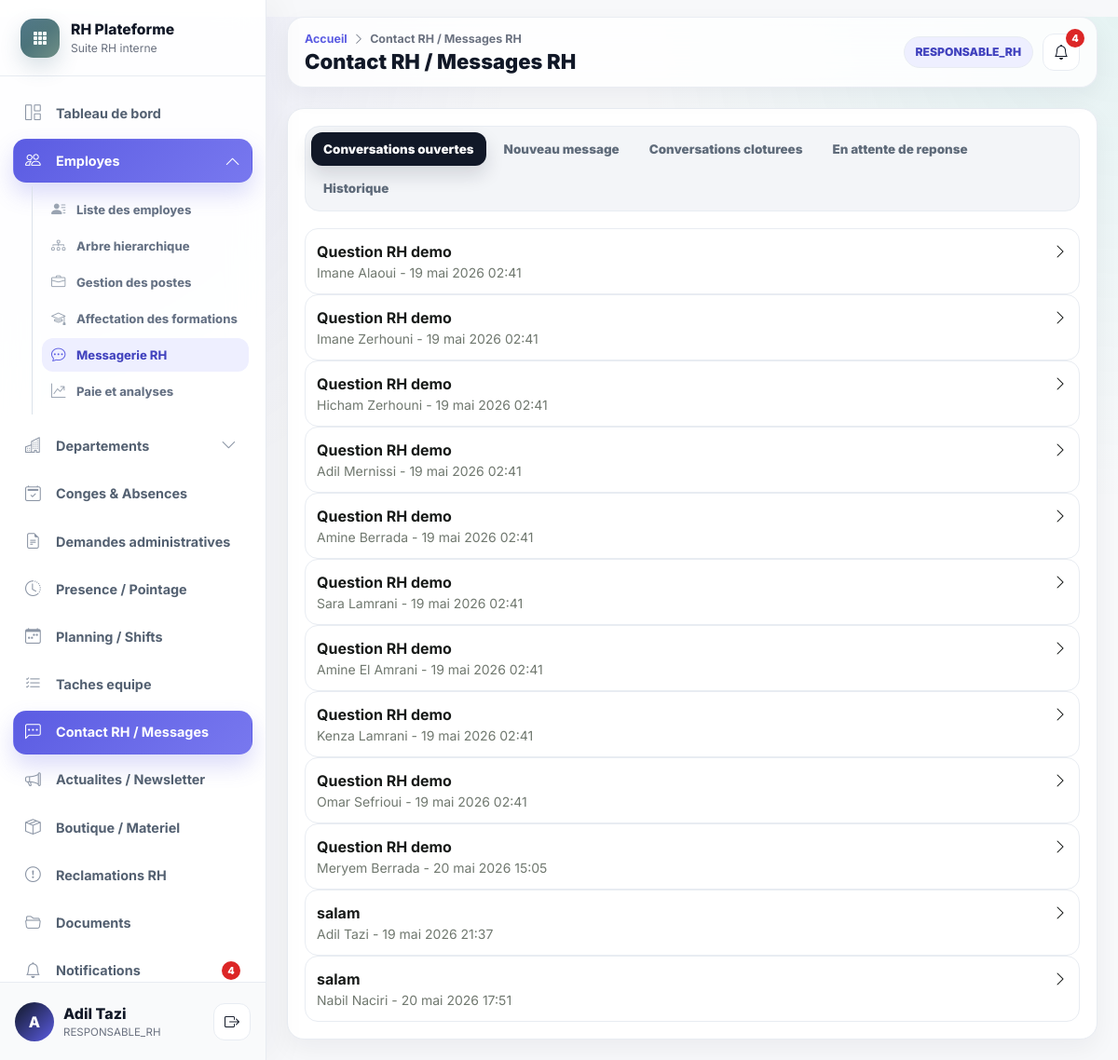
The page /messages-rh (signed in) on the database its author committed.
### accounts/models.py (models this page shows, shortened)
class UtilisateurProfile(models.Model):
    user = models.OneToOneField(settings.AUTH_USER_MODEL, on_delete=models.CASCADE, related_name="profile")
    role = models.CharField(max_length=40, choices=Role.choices)
    actif = models.BooleanField(default=True)
    employe = models.OneToOneField(
        "hr.Employe",
        on_delete=models.SET_NULL,
        null=True,
        blank=True,
        related_name="utilisateur_profile",
    )
    class Meta:
        verbose_name = "Utilisateur"
        verbose_name_plural = "Utilisateurs"

### hr/models.py (models this page shows, shortened)
class Employe(models.Model):
    matricule = models.CharField(max_length=100, unique=True)
    nom = models.CharField(max_length=255)
    prenom = models.CharField(max_length=255)
    email = models.EmailField()
    telephone = models.CharField(max_length=80, blank=True)
    date_naissance = models.DateField(null=True, blank=True)
    date_embauche = models.DateField()
    adresse = models.TextField(blank=True)
    photo = models.ImageField(upload_to="uploads/photos/", null=True, blank=True)
    departement = models.ForeignKey(Departement, on_delete=models.SET_NULL, null=True, blank=True, related_name="employes")
    service = models.ForeignKey(Service, on_delete=models.SET_NULL, null=True, blank=True, related_name="employes")
    poste = models.ForeignKey(Poste, on_delete=models.SET_NULL, null=True, blank=True, related_name="employes")
    responsable = models.ForeignKey("self", on_delete=models.SET_NULL, null=True, blank=True, related_name="collaborateurs")
    localisation = models.CharField(max_length=255, blank=True, default="Casablanca")
    actif = models.BooleanField(default=True)
    created_at = models.DateTimeField(auto_now_add=True)
    updated_at = models.DateTimeField(auto_now=True)
    class Meta:
        ordering = ["nom", "prenom"]
    @property
    def nom_complet(self):
        return f"{self.prenom or ''} {self.nom or ''}".strip()

class ConversationRH(models.Model):
    STATUTS = [("ouverte", "Ouverte"), ("en_attente", "En attente"), ("cloturee", "Cloturee")]
    sujet = models.CharField(max_length=255)
    employe = models.ForeignKey(Employe, on_delete=models.CASCADE, related_name="conversations_rh")
    responsable_rh = models.ForeignKey("accounts.UtilisateurProfile", on_delete=models.SET_NULL, null=True, blank=True)
    statut = models.CharField(max_length=30, choices=STATUTS, default="ouverte")
    date_creation = models.DateTimeField(default=timezone.now)
    date_derniere_reponse = models.DateTimeField(default=timezone.now)

### hr/views.py (the view)
# urls.py: path("messages-rh", views.rh_messages, name="rh_messages"),
@login_required
def rh_messages(request):
    user_profile = profile(request)
    return render(request, "messages_rh/list.html", {"page_title": "Contact RH / Messages RH", "conversations": conversations_for_profile(user_profile), "form": ConversationRHForm()})

### hr/views.py (called while the page is built)
def profile(request):
    return getattr(request.user, "profile", None)

def conversations_for_profile(user_profile):
    if user_profile.role in {Role.ADMIN, Role.RESPONSABLE_RH}:
        return ConversationRH.objects.select_related("employe", "responsable_rh")
    return ConversationRH.objects.filter(employe=user_profile.employe)

### templates/messages_rh/list.html (shortened to what this page needs)
{% extends "base.html" %}
{% block content %}
<div class="panel">
    <ul class="nav module-tabs">
        <li class="nav-item"><button class="nav-link active" data-bs-toggle="tab" data-bs-target="#msg-ouvertes" type="button">{% if utilisateur_connecte.role == "ADMIN" or utilisateur_connecte.role == "RESPONSABLE_RH" %}Conversations ouvertes{% else %}Mes conversations{% endif %}</button></li>
        <li class="nav-item"><button class="nav-link" data-bs-toggle="tab" data-bs-target="#msg-nouveau" type="button">Nouveau message</button></li>
        <li class="nav-item"><button class="nav-link" data-bs-toggle="tab" data-bs-target="#msg-cloturees" type="button">Conversations cloturees</button></li>
        {% if utilisateur_connecte.role == "ADMIN" or utilisateur_connecte.role == "RESPONSABLE_RH" %}<li class="nav-item"><button class="nav-link" data-bs-toggle="tab" data-bs-target="#msg-attente" type="button">En attente de reponse</button></li><li class="nav-item"><button class="nav-link" data-bs-toggle="tab" data-bs-target="#msg-historique" type="button">Historique</button></li>{% endif %}
    </ul>
    <div class="tab-content">
        <div class="tab-pane fade show active" id="msg-ouvertes">{% for c in conversations %}{% if utilisateur_connecte.role == "ADMIN" or utilisateur_connecte.role == "RESPONSABLE_RH" %}{% if c.statut == "ouverte" %}<a class="request-item" href="{% url 'rh_conversation_detail' c.id %}"><div><strong>{{ c.sujet }}</strong><small>{{ c.employe.nom_complet }} - {{ c.date_derniere_reponse }}</small></div><i class="bi bi-chevron-right"></i></a>{% endif %}{% else %}{% if c.statut != "cloturee" %}<a class="request-item" href="{% url 'rh_conversation_detail' c.id %}"><div><strong>{{ c.sujet }}</strong><small>{{ c.get_statut_display }} - {{ c.date_derniere_reponse }}</small></div><i class="bi bi-chevron-right"></i></a>{% endif %}{% endif %}{% empty %}<div class="empty-state">Aucune conversation.</div>{% endfor %}</div>
    </div>
</div>
{% endblock %}

### templates/base.html (shortened to what this page needs)
{% load static message_tags %}
<!DOCTYPE html>
<html lang="fr">
<head>
    <link href="https://cdn.jsdelivr.net/npm/bootstrap@5.3.3/dist/css/bootstrap.min.css" rel="stylesheet">
    <link href="https://cdn.jsdelivr.net/npm/bootstrap-icons@1.11.3/font/bootstrap-icons.css" rel="stylesheet">
    <link rel="stylesheet" href="{% static 'css/main.css' %}?v=premium-rh-saas-1">
</head>
<body class="app-body">
<div class="app-shell">
    <aside id="sidebar" class="app-sidebar">
        <div class="sidebar-brand">
            <div class="brand-mark"><i class="bi bi-grid-3x3-gap-fill"></i></div>
            <div class="brand-copy">
                <div class="brand-title">RH Plateforme</div>
                <div class="brand-subtitle">Suite RH interne</div>
            </div>
        </div>
        <nav class="sidebar-nav" aria-label="Navigation principale">
            <a href="{% url 'dashboard' %}" class="sidebar-item nav-link" data-route="/dashboard"><i class="bi bi-grid-1x2"></i><span>Tableau de bord</span></a>
            <div class="sidebar-group" data-group-route="/employes">
                <button class="sidebar-item sidebar-parent nav-link {% if nav_module == 'employes' %}active{% endif %}" type="button" data-bs-toggle="collapse" data-bs-target="#menuEmployes" aria-expanded="{% if nav_module == 'employes' %}true{% else %}false{% endif %}">
                    <i class="bi bi-people"></i><span>Employes</span><i class="bi bi-chevron-down ms-auto"></i>
                </button>
                <div class="collapse sidebar-submenu {% if nav_module == 'employes' %}show{% endif %}" id="menuEmployes">
                    <a href="{% url 'employes_list' %}" class="sidebar-subitem {% if nav_item == 'employes_list' %}active{% endif %}" data-route="/employes"><i class="bi bi-person-lines-fill"></i><span>Liste des employes</span></a>
                    <a href="{% url 'hierarchy_tree' %}" class="sidebar-subitem {% if nav_item == 'hierarchy_tree' %}active{% endif %}" data-route="/employes/arbre"><i class="bi bi-diagram-3"></i><span>Arbre hierarchique</span></a>
                    {% if utilisateur_connecte.role == "ADMIN" or utilisateur_connecte.role == "RESPONSABLE_RH" %}
                        <a href="{% url 'position_management' %}" class="sidebar-subitem {% if nav_item == 'position_management' %}active{% endif %}" data-route="/employes/postes"><i class="bi bi-briefcase"></i><span>Gestion des postes</span></a>
                        <a href="{% url 'formations_admin' %}" class="sidebar-subitem {% if nav_item == 'formations_admin' %}active{% endif %}" data-route="/employes/formations"><i class="bi bi-mortarboard"></i><span>Affectation des formations</span></a>
                        <a href="{% url 'rh_messages' %}" class="sidebar-subitem" data-route="/messages-rh"><i class="bi bi-chat-dots"></i><span>Messagerie RH</span></a>
                        <a href="{% url 'payroll_analytics' %}" class="sidebar-subitem {% if nav_item == 'payroll_analytics' %}active{% endif %}" data-route="/employes/paie"><i class="bi bi-graph-up-arrow"></i><span>Paie et analyses</span></a>
                    {% else %}
                        <a href="{% url 'my_trainings' %}" class="sidebar-subitem {% if nav_item == 'my_trainings' %}active{% endif %}" data-route="/formations"><i class="bi bi-mortarboard"></i><span>Mes formations</span></a>
                    {% endif %}
                </div>
            </div>
            {% if utilisateur_connecte.role == "ADMIN" or utilisateur_connecte.role == "RESPONSABLE_RH" %}
                <div class="sidebar-group" data-group-route="/departements">
                    <button class="sidebar-item sidebar-parent nav-link {% if nav_module == 'departements' %}active{% endif %}" type="button" data-bs-toggle="collapse" data-bs-target="#menuDepartements" aria-expanded="{% if nav_module == 'departements' %}true{% else %}false{% endif %}">
                        <i class="bi bi-buildings"></i><span>Departements</span><i class="bi bi-chevron-down ms-auto"></i>
                    </button>
                </div>
            {% endif %}
            <a href="{% url 'conges_list' %}" class="sidebar-item nav-link" data-route="/conges"><i class="bi bi-calendar2-check"></i><span>Conges & Absences</span></a>
            <a href="{% url 'demandes_list' %}" class="sidebar-item nav-link" data-route="/demandes"><i class="bi bi-file-earmark-text"></i><span>Demandes administratives</span></a>
            <a href="{% url 'attendance' %}" class="sidebar-item nav-link" data-route="/pointage"><i class="bi bi-clock-history"></i><span>Presence / Pointage</span></a>
            <a href="{% url 'planning' %}" class="sidebar-item nav-link" data-route="/planning"><i class="bi bi-calendar-week"></i><span>Planning / Shifts</span></a>
            <a href="{% url 'team_tasks' %}" class="sidebar-item nav-link" data-route="/taches"><i class="bi bi-list-check"></i><span>Taches equipe</span></a>
            <a href="{% url 'rh_messages' %}" class="sidebar-item nav-link" data-route="/messages-rh"><i class="bi bi-chat-left-dots"></i><span>Contact RH / Messages</span></a>
            <a href="{% url 'news_list' %}" class="sidebar-item nav-link" data-route="/actualites"><i class="bi bi-megaphone"></i><span>Actualites / Newsletter</span></a>
            <a href="{% url 'shop' %}" class="sidebar-item nav-link" data-route="/boutique"><i class="bi bi-box-seam"></i><span>Boutique / Materiel</span></a>
            <a href="{% url 'reclamations' %}" class="sidebar-item nav-link" data-route="/reclamations"><i class="bi bi-exclamation-circle"></i><span>Reclamations RH</span></a>
            <a href="{% url 'documents_list' %}" class="sidebar-item nav-link" data-route="/documents"><i class="bi bi-folder2-open"></i><span>Documents</span></a>
            <a href="{% url 'notifications_list' %}" class="sidebar-item nav-link nav-link-with-badge" data-route="/notifications">
                <i class="bi bi-bell"></i><span>Notifications</span>
                {% if notifications_non_lues > 0 %}<span class="nav-badge">{{ notifications_non_lues }}</span>{% endif %}
            </a>
        </nav>
        <div class="sidebar-user">
            <div class="user-avatar"><span>{{ utilisateur_connecte.employe.prenom|first|default:"U" }}</span></div>
            <div class="user-meta">
                <div class="user-name">{{ utilisateur_connecte.employe.nom_complet|default:"Utilisateur" }}</div>
                <div class="user-role">{{ utilisateur_connecte.role|default:"Session" }}</div>
            </div>
            <form action="{% url 'logout' %}" method="post" class="ms-auto">
                <button type="submit" class="btn btn-rh-icon" title="Se deconnecter"><i class="bi bi-box-arrow-right"></i></button>
            </form>
        </div>
    </aside>
    <main id="main-content" class="app-main">
        <nav class="app-topbar">
            <div class="page-header">
                <div class="breadcrumb-line">
                    <a href="{% url 'dashboard' %}">Accueil</a>
                    <i class="bi bi-chevron-right"></i>
                    <span>{{ page_title|default:"Page" }}</span>
                </div>
                <h1 class="page-title">{{ page_title|default:"Page" }}</h1>
            </div>
            <div class="topbar-actions">
                <span class="role-pill">{{ utilisateur_connecte.role|default:"Utilisateur" }}</span>
                <a href="{% url 'notifications_list' %}" class="btn btn-rh-icon position-relative" title="Notifications">
                    <i class="bi bi-bell"></i>
                    {% if notifications_non_lues > 0 %}<span class="topbar-badge">{{ notifications_non_lues }}</span>{% endif %}
                </a>
            </div>
        </nav>
        <div class="app-content">
            {% block content %}{% endblock %}
        </div>
    </main>
</div>
</body>
</html>

### rows shown on the page
UtilisateurProfile: employe.prenom|first "A", employe.nom_complet "Adil Tazi", role "RESPONSABLE_RH"
ConversationRH: sujet "Question RH demo", employe.nom_complet "Imane Alaoui", date_derniere_reponse "19 mai 2026 02:41"
ConversationRH: sujet "Question RH demo", employe.nom_complet "Imane Zerhouni", date_derniere_reponse "19 mai 2026 02:41"
ConversationRH: sujet "Question RH demo", employe.nom_complet "Hicham Zerhouni", date_derniere_reponse "19 mai 2026 02:41"
ConversationRH: sujet "Question RH demo", employe.nom_complet "Adil Mernissi", date_derniere_reponse "19 mai 2026 02:41"
ConversationRH: sujet "Question RH demo", employe.nom_complet "Amine Berrada", date_derniere_reponse "19 mai 2026 02:41"
ConversationRH: sujet "Question RH demo", employe.nom_complet "Sara Lamrani", date_derniere_reponse "19 mai 2026 02:41"
ConversationRH: sujet "Question RH demo", employe.nom_complet "Amine El Amrani", date_derniere_reponse "19 mai 2026 02:41"
ConversationRH: sujet "Question RH demo", employe.nom_complet "Kenza Lamrani", date_derniere_reponse "19 mai 2026 02:41"
ConversationRH: sujet "Question RH demo", employe.nom_complet "Omar Sefrioui", date_derniere_reponse "19 mai 2026 02:41"
ConversationRH: sujet "Question RH demo", employe.nom_complet "Meryem Berrada", date_derniere_reponse "20 mai 2026 15:05"
ConversationRH: sujet "salam", employe.nom_complet "Adil Tazi", date_derniere_reponse "19 mai 2026 21:37"
ConversationRH: sujet "salam", employe.nom_complet "Nabil Naciri", date_derniere_reponse "20 mai 2026 17:51"

### other values the page prints
{{ notifications_non_lues }} "4"
{{ page_title|default:"Page" }} "Contact RH / Messages RH"
